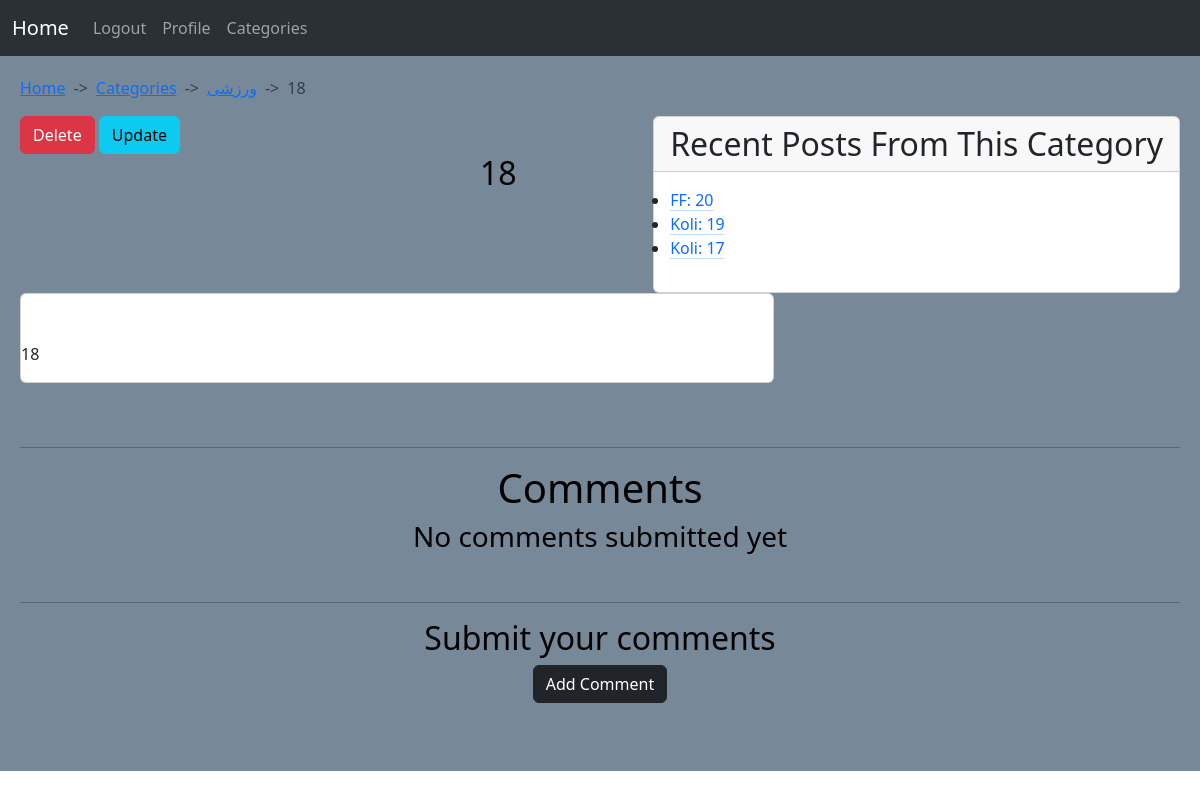
The page /Posts/Detail/ورزشی/18/ (signed in) on the database as committed earlier.
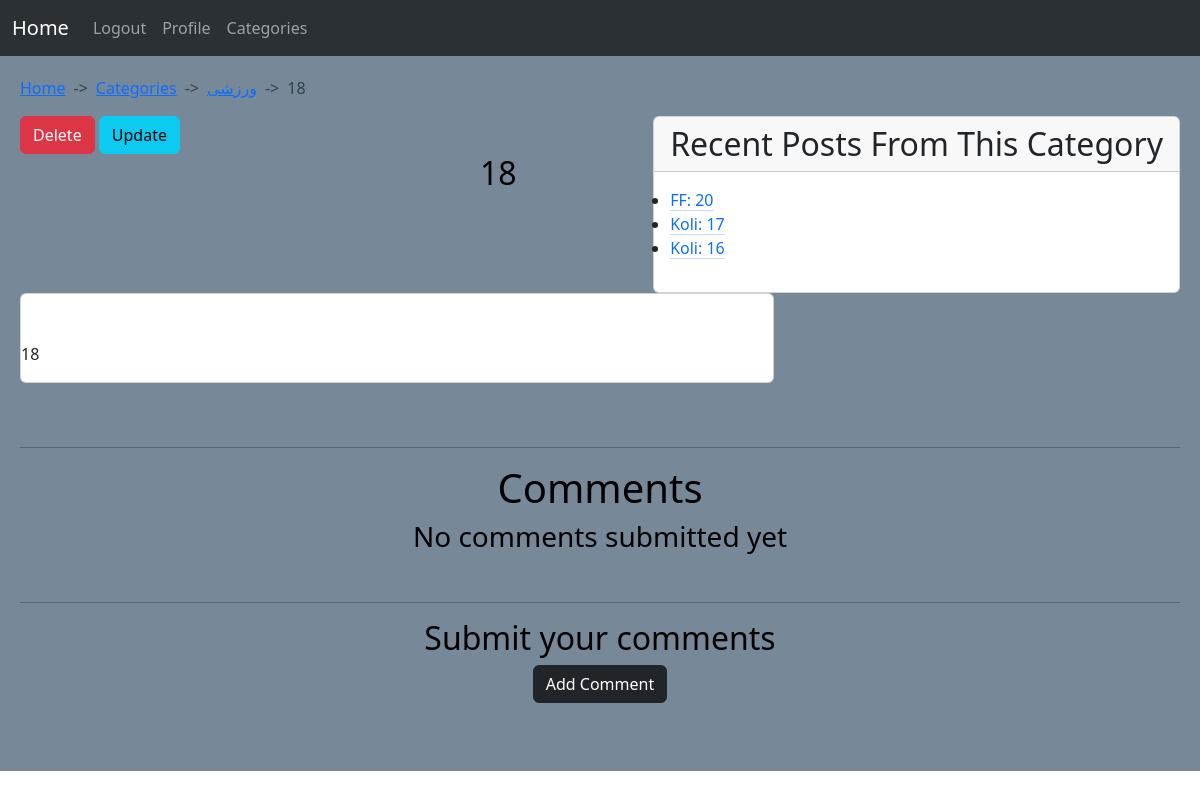
The same page on the database as committed later.
### Categories/models.py (models this page shows, shortened)
class CategoryModel(MPTTModel):
    name = models.CharField(
        max_length=200,
        unique=True,
    )
    slug = models.SlugField(
        max_length=300,
        unique=True,
        null=True,
        blank=True,
        allow_unicode=True
    )
    parent = TreeForeignKey(
        'self',
        on_delete=models.CASCADE,
        null=True,
        blank=True,
        related_name='Parent'
    )
    class Meta:
        ordering = ('name',)
        verbose_name = 'Category'
        verbose_name_plural = 'Categories'
    def get_absolute_url(self):
        return reverse('Categories:ShowCategoryPosts', args=(self.slug,))

### Posts/models.py (models this page shows, shortened)
class PostModel(models.Model):
    category = models.ForeignKey(
        CategoryModel,
        on_delete=models.CASCADE,
        related_name='category_posts',
        default=None
    )
    author = models.ForeignKey(
        User,
        on_delete=models.CASCADE,
        related_name='author_posts'
    )
    title = models.CharField(
        max_length=75,
        unique=True
    )
    slug = models.SlugField(
        max_length=150,
        unique=True,
        allow_unicode=True
    )
    body = RichTextUploadingField()
    date_created = models.DateTimeField(
        auto_now_add=True
    )
    date_updated = models.DateTimeField(
        auto_now=True
    )
    def get_absolute_url(self):
        return reverse_lazy('Posts:PostDetail', args=(self.category.slug, self.slug))
    class Meta:
        verbose_name = 'Post'
        verbose_name_plural = 'Posts'
        ordering = ('-date_created', '-date_updated')

### Posts/views.py (the view)
# urls.py: path('Detail/<str:post_category>/<str:post_slug>/', views.PostDetailView.as_view(), name='PostDetail'),
class PostDetailView(LoginRequiredMixin, View):
    template_name = 'Posts/PostDetail.html'
    def get(self, request, post_category, post_slug):
        category = get_object_or_404(CategoryModel, slug=post_category)
        post = get_object_or_404(PostModel, slug=post_slug, category=category)
        ancestors = category.get_ancestors(include_self=True)
        conditions = Q(category=category)
        for ctgr in category.get_descendants():
            conditions |= Q(category=ctgr)
        recent = get_list_or_404(PostModel, conditions)
        recent.remove(post)
        comments = CommentsModel.objects.filter(post=post)
        liked = LikeModel.objects.filter(liker=request.user, post=post).exists()
        likes = LikeModel.objects.filter(liker=request.user, post=post).count()
        return render(request, self.template_name,
                      {'post': post, 'ancestors': ancestors, 'recent': recent[:3], 'comments': comments,
                       'Liked': liked, 'Likes': likes})

### Posts/Templates/Posts/PostDetail.html (shortened to what this page needs)
{% extends 'Base.html' %}
{% load mptt_tags %}
{% block Body %}
    <div style="--bs-breadcrumb-divider: '->';" aria-label="breadcrumb">
		<ol class="breadcrumb">
			<li class="breadcrumb-item"><a href="{% url 'Home:Home' %}">Home</a></li>
			<li class="breadcrumb-item"><a href="{% url 'Categories:Category' %}">Categories</a></li>
            {% for anc in ancestors %}
			    <li class="breadcrumb-item"><a href="{{ anc.get_absolute_url }}">{{ anc.name }}</a></li>
            {% endfor %}
			<li class="breadcrumb-item active" aria-current="page">{{ post.title }}</li>
		</ol>
	</div>
	<div class="card" style="display: inline-block; float: right;">
		<h2 class="card-header">Recent Posts From This Category</h2>
		<ul class="card-body">
			{% for post in recent %}
				<li>
					<a href="{{ post.get_absolute_url }}" class="link-primary link-offset-2 link-underline-opacity-25 link-underline-opacity-100-hover">
						{{ post.author }}: {{ post.title }}
					</a>
				</li>
			{% endfor %}
		</ul>
	</div>
    {% if request.user == post.author %}
        <a class="btn btn-danger" href="{% url 'Posts:PostDelete' post.slug %}">Delete</a>
        <a class="btn btn-info" href="{% url 'Posts:PostUpdate' post.slug %}">Update</a>
    {% endif %}<br/>
	<h2 style="display: inline-block; text-align: center; margin-left: 460px;">{{ post.title }}</h2>
    <div class="card" style="display: inline-block; width: 65%;">
        <p class="card-body">
            {{ post.body|safe }}
        </p>
    </div><br/><br/><br/>
	<hr/>
	<h1 style="text-align: center;">Comments</h1>
	{% if comments %}
		<ul>
			{% recursetree comments %}
				<li class="button-link-design card {% if node.get_ancestors.count|divisibleby:'2' %} text-bg-dark {% else %} text-bg-primary {% endif %} "
					style="margin-right: 20px;">
						<h3 class="card-body">{{ node.author }}
							<span style="opacity: 50%; font-size: 15px;"> Updated at: {{ node.date_updated|date:"M jS H:i:s" }}</span>
							<a class="btn btn-outline-info" href="{% url 'Posts:AddReply' post.slug node.id %}">Reply</a>
						</h3>
						<p class="card-text" style="padding-left: 5px;">{{ node.body|safe }}</p>
						{% if not node.is_leaf_node %}
							<ul class="children">
								{{ children }}
							</ul>
						{% endif %}
				</li>
				<br/>
			{% endrecursetree %}
		</ul>
	{% else %}
		<h3 style="text-align: center;">No comments submitted yet</h3>
		<br/>
	{% endif %}
	<hr/>
	<div class="button-link-design" style="text-align: center;">
		<h2>Submit your comments</h2>
		<a class="btn btn-dark" href="{% url 'Posts:AddComment' post.slug %}">Add Comment</a>
	</div>
	<br/><br/>
{% endblock %}

Rows that differ between the two databases and show on the page:
removed PostModel: author "Koli", title "19"
now on this page (row unchanged): PostModel: author "Koli", title "16"
